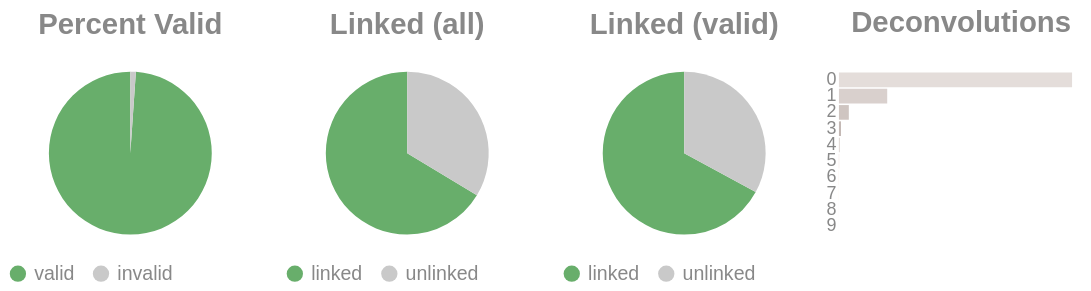

The notebook cell this image was saved under:
### Code cell
if SKIPLR:
    pass
else:
    clash = Counter()
    for i in valids['molecule'].to_list():
        _mol = i.split("-")
        if len(_mol) == 1:
            clash.update('0')
        else:
            clash.update(_mol[-1])

    _d = {"deconvolutions": [], 'count': []}
    for k,v in clash.items():
        _d['deconvolutions'].append(k)
        _d['count'].append(v)

    tot_valid = valids['reads'].sum()
    mask = valids['reads'] >= 2
    n_linked_reads = valids.filter(mask)['reads'].sum()
    if n_linked_reads == 0:
        print_html("No linked molecules (>=2 reads) were detected; skipping linked-only distributions.")
        SKIPLR = True
    else:
        perc_valid = round(tot_valid / n_reads, 4)
        linked_perc_abs = round(n_linked_reads / n_reads, 4)
        linked_perc = round(n_linked_reads / tot_valid, 4)

    _valid = pl.DataFrame({"valids": ['valid', 'invalid'], "count": [tot_valid, n_reads - tot_valid]})
    _linked_abs = pl.DataFrame({"linked (absolute)": ['linked', 'unlinked'], "count": [n_linked_reads, n_reads - n_linked_reads]})
    _linked_rel = pl.DataFrame({"linked (valids)": ['linked', 'unlinked'], "count": [n_linked_reads, tot_valid - n_linked_reads]})

    (
        alt.hconcat(
            piechart(_valid, goodval = 'valid', title = "Percent Valid"),
            piechart(_linked_abs, goodval = "linked", title =  "Linked (all)"),
            piechart(_linked_rel, goodval = "linked", title =  "Linked (valid)"),
            convolutionbar(pl.DataFrame(_d), title = "Deconvolutions"),
            center = True,
            bounds = 'flush'
        )
        .resolve_scale(color='independent')
        .resolve_legend('independent')
        .properties(usermeta={'embedOptions': {"actions": False}})
    ).display()

### Figure 1 — Vega-Lite specification as saved in the notebook (floating-point values rounded to 4 significant figures)
{"width": "container", "height": 400, "config": {"title": {"anchor": "start", "dy": -15, "fontSize": 18, "color": "#888888", "subtitleColor": "#888888", "subtitleFontSize": 14}, "arc": {"fill": "#0072B2"}, "axis": {"domainColor": "#888888", "domainWidth": 0.5, "gridWidth": 0.2, "grid": false, "titleFontWeight": 400, "titleFontSize": 15, "labelFontSize": 11, "labelColor": "#888888", "tickColor": "#888888", "tickWidth": 0.2, "titleColor": "#888888"}, "axisBand": {"grid": false}, "axisX": {"grid": true, "tickSize": 10, "domainCap": "round"}, "axisY": {"domain": false, "grid": true, "tickSize": 0, "domainCap": "round"}, "background": "transparent", "header": {"labelFontSize": 15, "labelColor": "#888888", "titleFontSize": 15, "titleFontWeight": 600, "titleColor": "#888888"}, "legend": {"labelFont": "sans-serif", "labelFontSize": 12, "labelColor": "#888888", "symbolSize": 100, "symbolType": "circle", "titleFontSize": 12, "titlePadding": 10, "titleColor": "#888888", "title": null}, "range": {"category": ["#E69F00", "#56B4E9", "#009E73", "#F0E442", "#0072B2", "#D55E00", "#CC79A7", "#000000"], "diverging": ["#cfe8f3", "#a2d4ec", "#73bfe2", "#46abdb", "#1696d2", "#12719e"]}, "area": {"fill": "#0072B2", "fillOpacity": 0.7, "line": true, "strokeOpacity": 0.7}, "line": {"color": "#0072B2", "stroke": "#0072B2", "strokeWidth": 2}, "trail": {"color": "#0072B2", "stroke": "#0072B2", "strokeWidth": 0, "size": 1}, "point": {"filled": true, "fillOpacity": 1.0, "size": 95}, "text": {"color": "#888888", "fontSize": 11, "align": "right", "fontWeight": 400, "size": 11}, "bar": {"fill": "#0072B2", "stroke": null}, "view": {"stroke": null, "continuousWidth": 660, "continuousHeight": 400}}, "hconcat": [{"data": {"name": "data-6c22b4329fe7b044a023d51cfe04922d"}, "mark": {"type": "arc"}, "encoding": {"color": {"field": "valids", "legend": {"orient": "bottom", "title": null}, "scale": {"domain": ["valid", "invalid"], "range": ["#68ae6b", "#C9C9C9"]}, "title": "Valids", "type": "nominal"}, "theta": {"field": "count", "type": "quantitative"}, "tooltip": [{"field": "valids", "title": "Valids", "type": "ordinal"}, {"field": "percent", "format": ".2%", "title": "Percent", "type": "quantitative"}, {"field": "count", "title": "Count", "type": "quantitative"}]}, "height": 100, "title": {"text": "Percent Valid", "align": "center", "anchor": "middle"}, "transform": [{"calculate": "datum.count / 1645966", "as": "percent"}], "width": 150}, {"data": {"name": "data-6f46fa72d43183706d1c305e26b5e44b"}, "mark": {"type": "arc"}, "encoding": {"color": {"field": "linked (absolute)", "legend": {"orient": "bottom", "title": null}, "scale": {"domain": ["linked", "unlinked"], "range": ["#68ae6b", "#C9C9C9"]}, "title": "Linked (Absolute)", "type": "nominal"}, "theta": {"field": "count", "type": "quantitative"}, "tooltip": [{"field": "linked (absolute)", "title": "Linked (Absolute)", "type": "ordinal"}, {"field": "percent", "format": ".2%", "title": "Percent", "type": "quantitative"}, {"field": "count", "title": "Count", "type": "quantitative"}]}, "height": 100, "title": {"text": "Linked (all)", "align": "center", "anchor": "middle"}, "transform": [{"calculate": "datum.count / 1645966", "as": "percent"}], "width": 150}, {"data": {"name": "data-72b37187d9556c54df9b1fb82dc8bb4d"}, "mark": {"type": "arc"}, "encoding": {"color": {"field": "linked (valids)", "legend": {"orient": "bottom", "title": null}, "scale": {"domain": ["linked", "unlinked"], "range": ["#68ae6b", "#C9C9C9"]}, "title": "Linked (Valids)", "type": "nominal"}, "theta": {"field": "count", "type": "quantitative"}, "tooltip": [{"field": "linked (valids)", "title": "Linked (Valids)", "type": "ordinal"}, {"field": "percent", "format": ".2%", "title": "Percent", "type": "quantitative"}, {"field": "count", "title": "Count", "type": "quantitative"}]}, "height": 100, "title": {"text": "Linked (valid)", "align": "center", "anchor": "middle"}, "transform": [{"calculate": "datum.count / 1628033", "as": "percent"}], "width": 150}, {"data": {"name": "data-e1b8fcb6fa20eb5df65f17cddbcf2c3c"}, "mark": {"type": "bar"}, "encoding": {"color": {"field": "deconvolutions", "legend": null, "scale": {"scheme": "lightgreyred"}, "type": "nominal"}, "tooltip": [{"field": "deconvolutions", "title": "Deconvolutions", "type": "ordinal"}, {"field": "percent", "format": ".2%", "title": "Percent", "type": "quantitative"}, {"field": "count", "title": "Count", "type": "quantitative"}], "x": {"axis": null, "field": "count", "type": "quantitative"}, "y": {"field": "deconvolutions", "sort": "ascending", "title": null, "type": "nominal"}}, "height": 100, "title": {"text": "Deconvolutions", "align": "center", "anchor": "middle"}, "transform": [{"calculate": "datum.count / 842392", "as": "percent"}], "width": 150}], "bounds": "flush", "center": true, "resolve": {"legend": {"angle": "independent"}, "scale": {"color": "independent"}}, "usermeta": {"embedOptions": {"actions": false}}, "$schema": "https://vega.github.io/schema/vega-lite/v6.4.1.json", "datasets": {"data-6c22b4329fe7b044a023d51cfe04922d": [{"valids": "valid", "count": 1628033}, {"valids": "invalid", "count": 17933}], "data-6f46fa72d43183706d1c305e26b5e44b": [{"linked (absolute)": "linked", "count": 1091738}, {"linked (absolute)": "unlinked", "count": 554228}], "data-72b37187d9556c54df9b1fb82dc8bb4d": [{"linked (valids)": "linked", "count": 1091738}, {"linked (valids)": "unlinked", "count": 536295}], "data-e1b8fcb6fa20eb5df65f17cddbcf2c3c": [{"deconvolutions": "0", "count": 667880}, {"deconvolutions": "1", "count": 138309}, {"deconvolutions": "2", "count": 28338}, {"deconvolutions": "3", "count": 5945}, {"deconvolutions": "4", "count": 1373}, {"deconvolutions": "5", "count": 358}, {"deconvolutions": "6", "count": 110}, {"deconvolutions": "7", "count": 50}, {"deconvolutions": "8", "count": 20}, {"deconvolutions": "9", "count": 9}]}}
